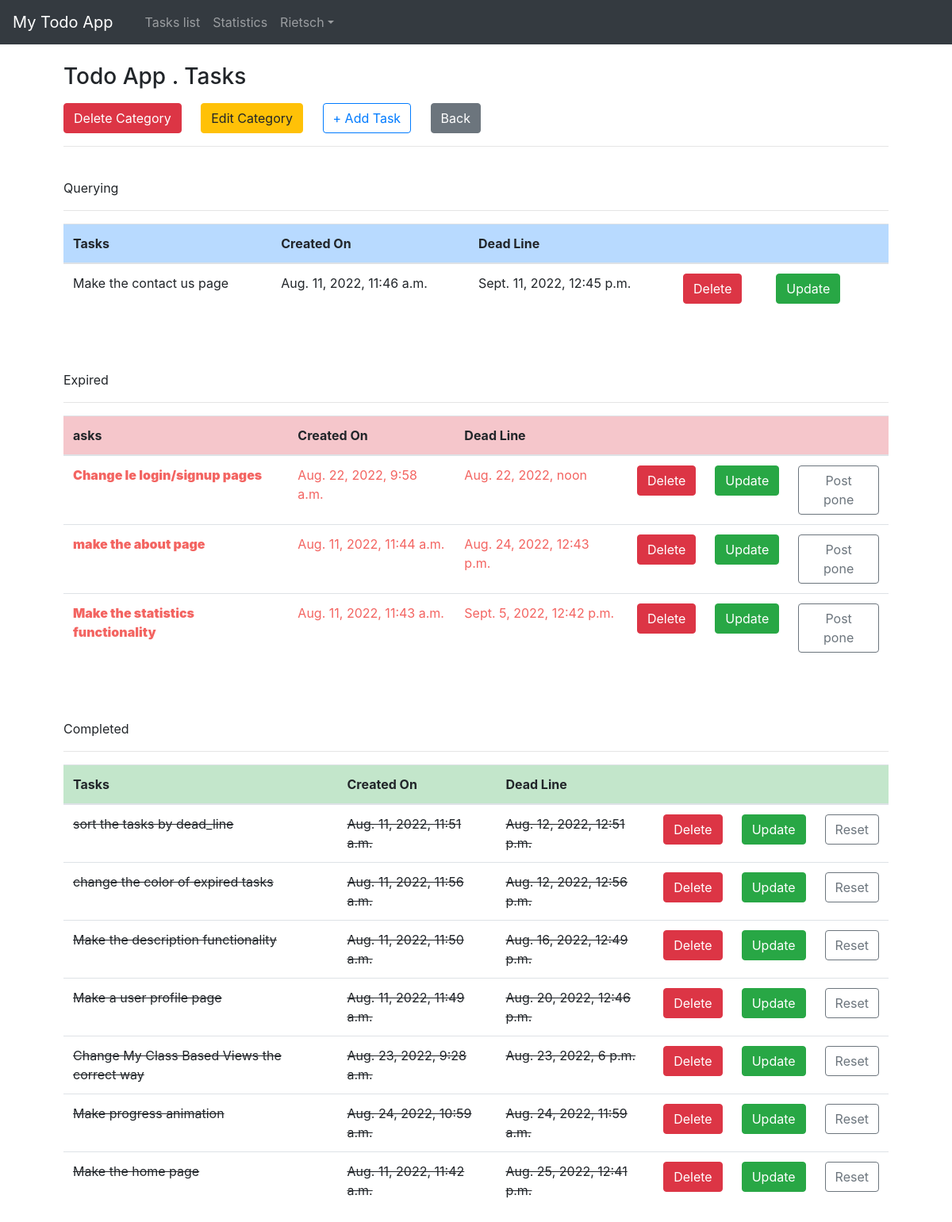
Screenshot of /task_categories/Rietsch-Todo-App-cat/ (signed in) with the database file from the repository.
### users/models.py (models this page shows)
class CustomUser(AbstractUser):
    def get_absolute_url(self):
        return reverse('login')

### categories/models.py (models this page shows, shortened)
class Category(models.Model):
    STATUS_CHOICES = (
        ('2', 'On progress'),
        ('3', 'Completed'),
        ('1', 'Empty'),
    )
    author = models.ForeignKey(get_user_model(), on_delete=models.CASCADE, related_name='category_list')
    user_title = models.CharField(max_length=200, unique=True)
    title = models.CharField(max_length=200)
    description = models.TextField(blank=True, null=True)
    status = models.CharField(max_length=4, choices=STATUS_CHOICES, default=STATUS_CHOICES[2][0])
    progress = models.IntegerField(default=0)
    created_on = models.DateField(default=timezone.now)
    slug = models.SlugField()

### tasks/models.py (models this page shows, shortened)
class Task(models.Model):
    author = models.ForeignKey(get_user_model(), on_delete=models.CASCADE)
    category = models.ForeignKey('categories.Category', on_delete=models.CASCADE, related_name='task_list')
    title = models.CharField(max_length=200)
    description = models.TextField(blank=True, null=True)
    created_on = models.DateTimeField(auto_now_add=True)
    dead_line = models.DateTimeField(blank=False, null=False, default=timezone.now)
    completed = models.BooleanField(default=False,)
    class Meta:
        ordering = ('dead_line',)
    @property
    def is_querying(self):
        return timezone.now() < self.dead_line and not self.completed
    @property
    def is_completed(self):
        return self.completed
    @property
    def is_expired(self):
        return timezone.now() >= self.dead_line and not self.completed

### categories/views.py (the view)
# urls.py: path('<slug:slug>/', CategoryDetailView.as_view(), name='cat_detail'),
class CategoryDetailView(LoginRequiredMixin, UserPassesTestMixin, DetailView):
    model = Category
    template_name = 'categories/category_detail.html'
    login_url = 'login'
    def test_func(self):
        obj = self.get_object()
        return obj.author == self.request.user

### categories/templates/categories/category_detail.html (shortened to what this page needs)
{% extends 'pages/base.html' %}
{% load static %}
{% load tz %}
{% block content %}
    <h3 class="mt-4">{{ category.title }} . Tasks</h3>
    <p class="mt-3">
        <div class="option-group">
            <a href="{% url 'cat_delete' category.slug %}" class="btn btn-danger">Delete Category</a>
            <a href="{% url 'cat_update' category.slug %}" class="btn btn-warning">Edit Category</a>
            <a href="{% url 'task_create' category.slug %}" class="btn btn-outline-primary">+ Add Task</a>
            <a href="{% url 'cat_list' %}" class="btn btn-secondary">Back</a>
        </div>
        <hr><br>
        <span>Querying</span>
        <hr>
        <table class="table mb-5 ">
            <thead style="background-color:#B8DAFF">
                <tr>
                    <th scope="col">Tasks</th>
                    <th scope="col">Created On</th>
                    <th scope="col">Dead Line</th>
                    <th scope="col"></th>
                    <th scope="col"></th>
                    <th scope="col"></th>
                </tr>
            </thead>
            <tbody>
                {% for task in category.task_list.all %}
                    {% if task.is_querying %}
                    <tr>
                        <td class="title">{{ task.title }}</td>
                        <td data-label="created on">{{ task.created_on }}</td>
                        <td data-label="dead line">{{ task.dead_line }}</td>
                        <td><a href="{% url 'task_delete' task.pk %}" class="btn btn-danger">Delete</a></td>
                        <td><a href="{% url 'task_update' task.pk %}" class="btn btn-success">Update</a></td>
                    </tr>
                    {% endif %}
                {% empty %}
                    <tr>
                        <td colspan="5">No task found <a href="{% url 'task_create' category.slug %}">create one</a></td>
                    </tr>
                {% endfor %}
            </tbody>
        </table>
        <br>
        <span>Expired</span>
        <hr>
        <table class="table mb-5">
            <thead  style="background-color:#F5C6CB">
                <tr>
                    <th scope="col">asks</th>
                    <th scope="col">Created On</th>
                    <th scope="col">Dead Line</th>
                    <th scope="col"></th>
                    <th scope="col"></th>
                    <th scope="col"></th>
                </tr>
            </thead>
            <tbody>
                {% for task in category.task_list.all %}
                    {% if task.is_expired %}
                    <tr style="color:#F36461;">
                        <td style="font-weight: 900;" class="title">{{ task.title }}</td>
                        <td data-label="created on">{{ task.created_on }}</td>
                        <td data-label="dead line">{{ task.dead_line }}</td>
                        <td><a href="{% url 'task_delete' task.pk %}" class="btn btn-danger">Delete</a></td>
                        <td><a href="{% url 'task_update' task.pk %}" class="btn btn-success">Update</a></td>
                        <td><a href="{% url 'task_reset' task.pk %}" class="btn btn-outline-secondary">Post pone</a></td>
                    </tr>
                    {% endif %}
                {% endfor %}
            </tbody>
        </table>
        <br>
        <span>Completed</span>
        <hr>
        <table class="table">
            <thead style="background-color:#C3E6CB">
                <tr>
                    <th scope="col">Tasks</th>
                    <th scope="col">Created On</th>
                    <th scope="col">Dead Line</th>
                    <th scope="col"></th>
                    <th scope="col"></th>
                    <th scope="col"></th>
                </tr>
            </thead>
            <tbody>
                {% for task in category.task_list.all %}
                    {% if task.is_completed %}
                    <tr style="text-decoration: line-through;">
                        <td class="title">{{ task.title }}</td>
                        <td data-label="created on">{{ task.created_on }}</td>
                        <td data-label="dead line">{{ task.dead_line }}</td>
                        <td><a href="{% url 'task_delete' task.pk %}" class="btn btn-danger">Delete</a></td>
                        <td><a href="{% url 'task_update' task.pk %}" class="btn btn-success">Update</a></td>
                        <td><a href="{% url 'task_reset' task.pk %}" class="btn btn-outline-secondary">Reset</a></td>
                    </tr>
                    {% endif %}
                {% endfor %}
            </tbody>
        </table>
{% endblock content %}

### pages/templates/pages/base.html (shortened to what this page needs)
{% load static %}
<!DOCTYPE html>
<html lang="en">
<head>
    <link rel="stylesheet" href="{% static 'css/bootstrap.css' %}">
</head>
<body>
    {% block navigation %}
        <nav class="navbar navbar-expand-md navbar-dark bg-dark">
            <a href="{% url 'home' %}" class="navbar-brand">My Todo App</a>
            <div class="collapse navbar-collapse" id="itemCollapse">
                {% if user.is_authenticated %}
                    <ul class="navbar-nav ml-3">
                        <li class="nav-item" id="Tlist"><a href="{% url 'cat_list' %}" class="nav-link">Tasks list</a></li>
                        <li class="nav-item "><a href="{% url 'stats_detail' %}" class="nav-link">Statistics</a></li>
                    </ul>
                    <ul class="navbar-nav">
                        <li class="nav-item mr-5 dropdown float-right" id="userMenu">
                            <a href="#" class="nav-link dropdown-toggle" data-toggle="dropdown" aria-haspopup="true">{{ user.username }}</a>
                        </li>
                    </ul>
                {% else %}
                    <form class="form-inline ml-auto">
                        <a href="{% url 'login' %}" class="btn btn-primary">Login</a>
                        <a href="{% url 'signup' %}" class="btn btn-outline-success ml-3">SignUp</a>
                    </form>
                {% endif %}
            </div>
        </nav>
    {% endblock navigation%}
    <div class="container">
        {% block content %}
        {% endblock content %}
    </div>
</body>
</html>

### categories/templates/categories/category_detail.html (style rules this page uses)
.option-group >a { margin-right: 20px; }

### pages/templates/pages/base.html (style rules this page uses)
.nav-link { display: block; padding: 0.5rem 1rem; }
.nav-item { list-style: none; }

### rows the page displays
CustomUser: username "Rietsch"
Category: title "Todo App"
Task: title "Make the contact us page", created_on "Aug. 11, 2022, 11:46 a.m.", dead_line "Sept. 11, 2022, 12:45 p.m."
Task: title "Change le login/signup pages", created_on "Aug. 22, 2022, 9:58 a.m.", dead_line "Aug. 22, 2022, noon"
Task: title "make the about page", created_on "Aug. 11, 2022, 11:44 a.m.", dead_line "Aug. 24, 2022, 12:43 p.m."
Task: title "Make the statistics functionality", created_on "Aug. 11, 2022, 11:43 a.m.", dead_line "Sept. 5, 2022, 12:42 p.m."
Task: title "sort the tasks by dead_line", created_on "Aug. 11, 2022, 11:51 a.m.", dead_line "Aug. 12, 2022, 12:51 p.m."
Task: title "change the color of expired tasks", created_on "Aug. 11, 2022, 11:56 a.m.", dead_line "Aug. 12, 2022, 12:56 p.m."
Task: title "Make the description functionality", created_on "Aug. 11, 2022, 11:50 a.m.", dead_line "Aug. 16, 2022, 12:49 p.m."
Task: title "Make a user profile page", created_on "Aug. 11, 2022, 11:49 a.m.", dead_line "Aug. 20, 2022, 12:46 p.m."
Task: title "Change My Class Based Views the correct way", created_on "Aug. 23, 2022, 9:28 a.m.", dead_line "Aug. 23, 2022, 6 p.m."
Task: title "Make progress animation", created_on "Aug. 24, 2022, 10:59 a.m.", dead_line "Aug. 24, 2022, 11:59 a.m."
Task: title "Make the home page", created_on "Aug. 11, 2022, 11:42 a.m.", dead_line "Aug. 25, 2022, 12:41 p.m."
